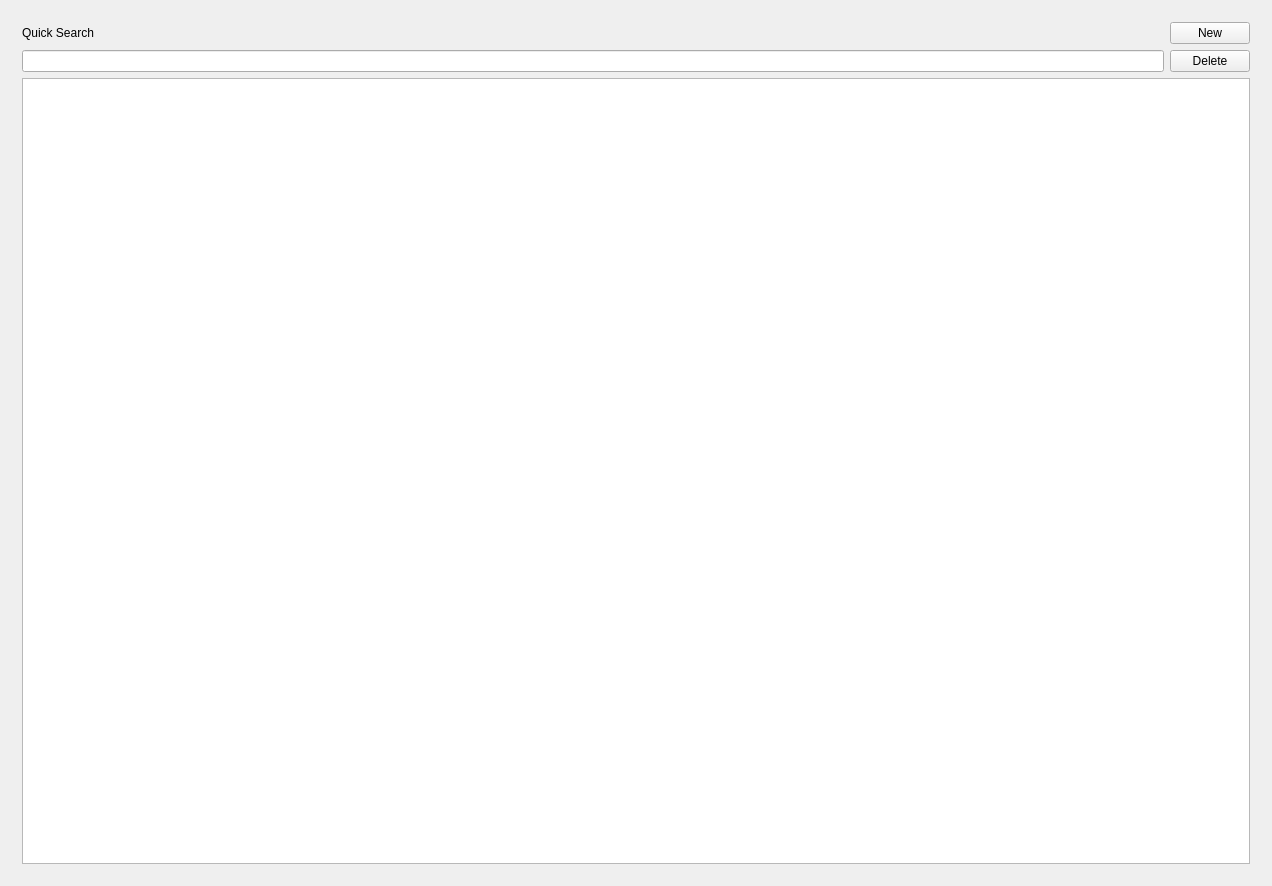
<?xml version="1.0" encoding="UTF-8"?>
<ui version="4.0">
 <class>ContractorWorkerDataClass</class>
 <widget class="QWidget" name="ContractorWorkerDataClass">
  <property name="geometry">
   <rect>
    <x>0</x>
    <y>0</y>
    <width>1272</width>
    <height>886</height>
   </rect>
  </property>
  <property name="windowTitle">
   <string>ContractorWorkerData</string>
  </property>
  <layout class="QHBoxLayout" name="horizontalLayout">
   <item>
    <widget class="QStackedWidget" name="stackedWidget">
     <property name="currentIndex">
      <number>0</number>
     </property>
     <widget class="QWidget" name="p_worker">
      <layout class="QVBoxLayout" name="verticalLayout">
       <item>
        <layout class="QGridLayout" name="gridLayout">
         <item row="1" column="0">
          <widget class="QLineEdit" name="le_quickSearch"/>
         </item>
         <item row="0" column="0">
          <widget class="QLabel" name="lb_quickSearch">
           <property name="text">
            <string>Quick Search</string>
           </property>
          </widget>
         </item>
         <item row="0" column="1">
          <widget class="QPushButton" name="pb_new">
           <property name="text">
            <string>New</string>
           </property>
          </widget>
         </item>
         <item row="1" column="1">
          <widget class="QPushButton" name="pb_delete">
           <property name="text">
            <string>Delete</string>
           </property>
          </widget>
         </item>
        </layout>
       </item>
       <item>
        <widget class="QTableView" name="tv_worker"/>
       </item>
      </layout>
     </widget>
     <widget class="QWidget" name="p_workerEdit">
      <layout class="QVBoxLayout" name="verticalLayout_5">
       <item>
        <layout class="QHBoxLayout" name="horizontalLayout_3">
         <item>
          <spacer name="horizontalSpacer">
           <property name="orientation">
            <enum>Qt::Orientation::Horizontal</enum>
           </property>
           <property name="sizeHint" stdset="0">
            <size>
             <width>40</width>
             <height>20</height>
            </size>
           </property>
          </spacer>
         </item>
         <item>
          <layout class="QVBoxLayout" name="verticalLayout_4">
           <item>
            <widget class="QGroupBox" name="groupBox">
             <property name="title">
              <string>Company Data</string>
             </property>
             <layout class="QVBoxLayout" name="verticalLayout_2">
              <item>
               <widget class="QLabel" name="lb_companyName">
                <property name="text">
                 <string>Company Name</string>
                </property>
               </widget>
              </item>
              <item>
               <widget class="QLineEdit" name="le_companyName"/>
              </item>
              <item>
               <widget class="QPushButton" name="pb_selectCompany">
                <property name="text">
                 <string>Select Company</string>
                </property>
               </widget>
              </item>
             </layout>
            </widget>
           </item>
           <item>
            <widget class="QGroupBox" name="groupBox_2">
             <property name="title">
              <string>Worker Data</string>
             </property>
             <layout class="QVBoxLayout" name="verticalLayout_3">
              <item>
               <layout class="QGridLayout" name="gridLayout_2">
                <item row="4" column="0">
                 <widget class="QLabel" name="lb_note">
                  <property name="text">
                   <string>Note</string>
                  </property>
                 </widget>
                </item>
                <item row="1" column="0">
                 <widget class="QLineEdit" name="le_firstName"/>
                </item>
                <item row="3" column="0">
                 <widget class="QLineEdit" name="le_lastName"/>
                </item>
                <item row="1" column="1">
                 <widget class="QLineEdit" name="le_email"/>
                </item>
                <item row="2" column="0">
                 <widget class="QLabel" name="lb_lastName">
                  <property name="text">
                   <string>Last Name</string>
                  </property>
                 </widget>
                </item>
                <item row="2" column="1">
                 <widget class="QLabel" name="lb_phone">
                  <property name="text">
                   <string>Phone</string>
                  </property>
                 </widget>
                </item>
                <item row="0" column="0">
                 <widget class="QLabel" name="lb_firstName">
                  <property name="text">
                   <string>First Name</string>
                  </property>
                 </widget>
                </item>
                <item row="3" column="1">
                 <widget class="QLineEdit" name="le_phone"/>
                </item>
                <item row="5" column="0" colspan="2">
                 <widget class="QTextEdit" name="te_note"/>
                </item>
                <item row="0" column="1">
                 <widget class="QLabel" name="lb_email">
                  <property name="text">
                   <string>E-Mail</string>
                  </property>
                 </widget>
                </item>
               </layout>
              </item>
             </layout>
            </widget>
           </item>
           <item>
            <layout class="QHBoxLayout" name="horizontalLayout_2">
             <item>
              <widget class="QPushButton" name="pb_save">
               <property name="text">
                <string>Save</string>
               </property>
              </widget>
             </item>
             <item>
              <widget class="QPushButton" name="pb_back">
               <property name="text">
                <string>Back</string>
               </property>
              </widget>
             </item>
            </layout>
           </item>
          </layout>
         </item>
         <item>
          <spacer name="horizontalSpacer_2">
           <property name="orientation">
            <enum>Qt::Orientation::Horizontal</enum>
           </property>
           <property name="sizeHint" stdset="0">
            <size>
             <width>40</width>
             <height>20</height>
            </size>
           </property>
          </spacer>
         </item>
        </layout>
       </item>
      </layout>
     </widget>
    </widget>
   </item>
  </layout>
 </widget>
 <layoutdefault spacing="6" margin="11"/>
 <resources/>
 <connections/>
</ui>
